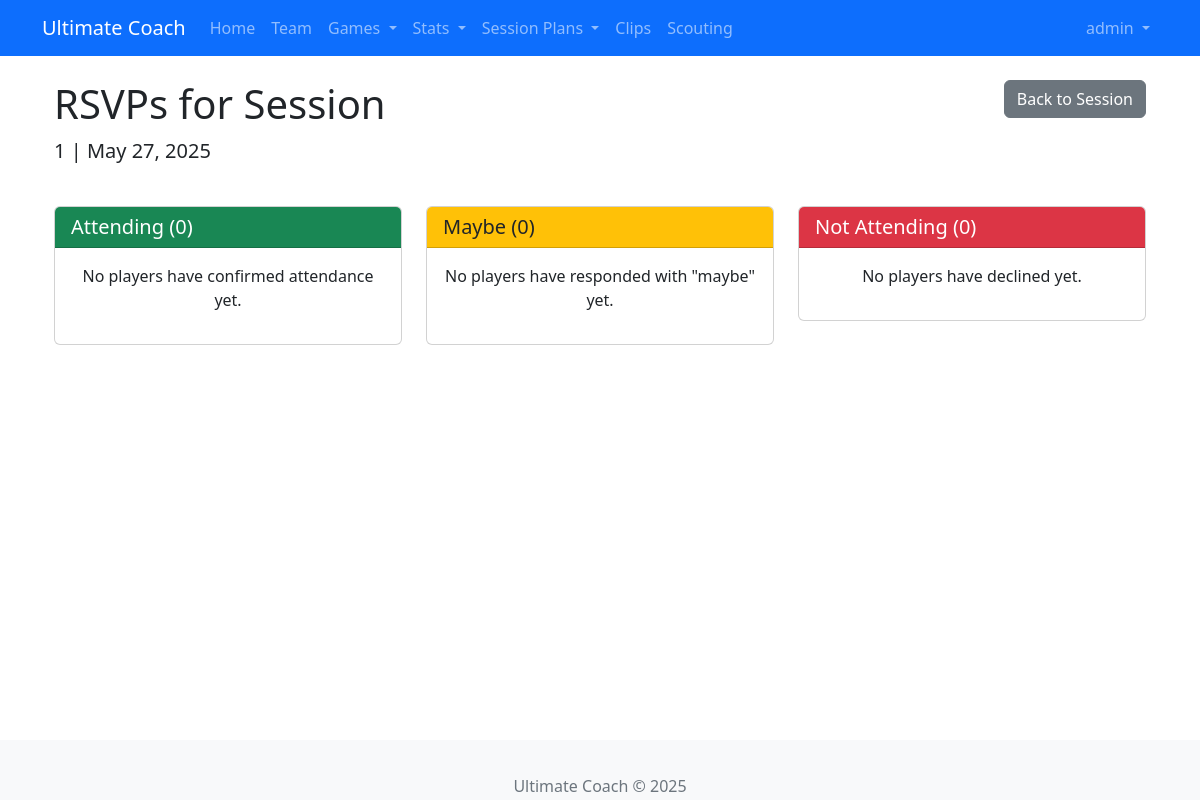
/sessions/1/rsvps (signed in), run on the app's committed database.
### app/models/user.py (models this page shows, shortened)
class User(UserMixin, db.Model):
    id = db.Column(db.Integer, primary_key=True)
    username = db.Column(db.String(64), unique=True, nullable=False)
    email = db.Column(db.String(120), unique=True, nullable=False)
    password_hash = db.Column(db.String(128))
    role = db.Column(db.String(20), default='user')  # Add this line
    is_admin = db.Column(db.Boolean, default=False)
    created_at = db.Column(db.DateTime, default=datetime.utcnow)
    created_drills = db.relationship('SavedDrill', backref='creator', lazy='dynamic')
    player_profile = db.relationship('Player', back_populates='user_account', uselist=False)

### app/models/session.py (models this page shows, shortened)
class SessionPlan(db.Model):
    id = db.Column(db.Integer, primary_key=True)
    title = db.Column(db.String(100), nullable=False)
    date = db.Column(db.Date, nullable=True)
    start_time = db.Column(db.Time, nullable=True)
    end_time = db.Column(db.Time, nullable=True)
    location = db.Column(db.String(100), nullable=True)
    focus_area = db.Column(db.String(100), nullable=True)
    notes = db.Column(db.Text, nullable=True)
    is_recurring = db.Column(db.Boolean, default=False)
    recurrence_pattern = db.Column(db.String(20), nullable=True)
    created_at = db.Column(db.DateTime, default=datetime.utcnow)
    updated_at = db.Column(db.DateTime, default=datetime.utcnow, onupdate=datetime.utcnow)
    components = db.relationship('SessionComponent', back_populates='session',
                               lazy='dynamic', cascade='all, delete-orphan')
    attendances = db.relationship('Attendance', back_populates='session',
                                lazy='dynamic', cascade='all, delete-orphan')
    rsvps = db.relationship('SessionRSVP', back_populates='session',
                           lazy='dynamic', cascade='all, delete-orphan')
    @property
    def formatted_date(self):
        if self.date:
            return self.date.strftime('%B %d, %Y')
        return 'No date set'

### app/routes/session.py (the view)
@bp.route('/<int:session_id>/rsvps')
@login_required
def rsvps(session_id):
    session = SessionPlan.query.get_or_404(session_id)
    attending = SessionRSVP.query.filter_by(session_id=session_id, status='attending').all()
    not_attending = SessionRSVP.query.filter_by(session_id=session_id, status='not_attending').all()
    maybe = SessionRSVP.query.filter_by(session_id=session_id, status='maybe').all()
    return render_template(
        'session/rsvps.html',
        session=session,
        attending=attending,
        not_attending=not_attending,
        maybe=maybe
    )

### app/models/user.py (called while the page is built)
@login.user_loader
def load_user(id):
    return User.query.get(int(id))

### app/routes/session.py (called while the page is built)
@bp.before_request
def before_request():
    if 'static' in request.path:
        current_app.logger.debug(f"Static file request: {request.path}")

### app/templates/session/rsvps.html
{% extends "base.html" %}
{% block content %}
<div class="container">
    <div class="row mb-4">
        <div class="col-md-8">
            <h1>RSVPs for Session</h1>
            <p class="lead">{{ session.title }} | {{ session.formatted_date }}</p>
        </div>
        <div class="col-md-4 text-end">
            <a href="{{ url_for('session.detail', session_id=session.id) }}" class="btn btn-secondary">Back to Session</a>
        </div>
    </div>
    <div class="row">
        <div class="col-md-4">
            <div class="card">
                <div class="card-header bg-success text-white">
                    <h5 class="mb-0">Attending ({{ attending|length }})</h5>
                </div>
                <div class="card-body">
                    {% if attending %}
                    <ul class="list-group">
                        {% for rsvp in attending %}
                        <li class="list-group-item">
                            <div class="d-flex justify-content-between align-items-center">
                                <div>
                                    <strong>{{ rsvp.player.name }}</strong>
                                    {% if rsvp.player.jersey_number %}
                                    <span class="badge bg-secondary">#{{ rsvp.player.jersey_number }}</span>
                                    {% endif %}
                                </div>
                                <span class="badge bg-success">Attending</span>
                            </div>
                            {% if rsvp.notes %}
                            <small class="text-muted">{{ rsvp.notes }}</small>
                            {% endif %}
                        </li>
                        {% endfor %}
                    </ul>
                    {% else %}
                    <p class="text-center">No players have confirmed attendance yet.</p>
                    {% endif %}
                </div>
            </div>
        </div>
        <div class="col-md-4">
            <div class="card">
                <div class="card-header bg-warning text-dark">
                    <h5 class="mb-0">Maybe ({{ maybe|length }})</h5>
                </div>
                <div class="card-body">
                    {% if maybe %}
                    <ul class="list-group">
                        {% for rsvp in maybe %}
                        <li class="list-group-item">
                            <div class="d-flex justify-content-between align-items-center">
                                <div>
                                    <strong>{{ rsvp.player.name }}</strong>
                                    {% if rsvp.player.jersey_number %}
                                    <span class="badge bg-secondary">#{{ rsvp.player.jersey_number }}</span>
                                    {% endif %}
                                </div>
                                <span class="badge bg-warning text-dark">Maybe</span>
                            </div>
                            {% if rsvp.notes %}
                            <small class="text-muted">{{ rsvp.notes }}</small>
                            {% endif %}
                        </li>
                        {% endfor %}
                    </ul>
                    {% else %}
                    <p class="text-center">No players have responded with "maybe" yet.</p>
                    {% endif %}
                </div>
            </div>
        </div>
        <div class="col-md-4">
            <div class="card">
                <div class="card-header bg-danger text-white">
                    <h5 class="mb-0">Not Attending ({{ not_attending|length }})</h5>
                </div>
                <div class="card-body">
                    {% if not_attending %}
                    <ul class="list-group">
                        {% for rsvp in not_attending %}
                        <li class="list-group-item">
                            <div class="d-flex justify-content-between align-items-center">
                                <div>
                                    <strong>{{ rsvp.player.name }}</strong>
                                    {% if rsvp.player.jersey_number %}
                                    <span class="badge bg-secondary">#{{ rsvp.player.jersey_number }}</span>
                                    {% endif %}
                                </div>
                                <span class="badge bg-danger">Not Attending</span>
                            </div>
                            {% if rsvp.notes %}
                            <small class="text-muted">{{ rsvp.notes }}</small>
                            {% endif %}
                        </li>
                        {% endfor %}
                    </ul>
                    {% else %}
                    <p class="text-center">No players have declined yet.</p>
                    {% endif %}
                </div>
            </div>
        </div>
    </div>
</div>
{% endblock %}

### app/templates/base.html (shortened to what this page needs)
<!DOCTYPE html>
<html lang="en">
<head>
    <link rel="stylesheet" href="https://cdn.jsdelivr.net/npm/bootstrap@5.2.3/dist/css/bootstrap.min.css">
    <link rel="stylesheet" href="https://cdn.jsdelivr.net/npm/bootstrap-icons@1.10.5/font/bootstrap-icons.css">
    <link rel="stylesheet" href="{{ url_for('static', filename='css/main.css') }}">
</head>
<body>
    <nav class="navbar navbar-expand-lg navbar-dark bg-primary">
        <div class="container">
            <a class="navbar-brand" href="{{ url_for('main.index') }}">Ultimate Coach</a>
            <div class="collapse navbar-collapse" id="navbarNav">
                <ul class="navbar-nav me-auto">
                    <li class="nav-item">
                        <a class="nav-link" href="{{ url_for('main.index') }}"
                           data-bs-toggle="tooltip" data-bs-placement="bottom"
                           title="Return to homepage">Home</a>
                    </li>
                    <li class="nav-item">
                        <a class="nav-link" href="{{ url_for('team.index') }}"
                           data-bs-toggle="tooltip" data-bs-placement="bottom"
                           title="Manage team roster">Team</a>
                    </li>
                    <li class="nav-item dropdown">
                        <a class="nav-link dropdown-toggle" href="#" id="gamesDropdown"
                           role="button" data-bs-toggle="dropdown" aria-expanded="false"
                           data-bs-toggle="tooltip" data-bs-placement="bottom"
                           title="Manage games and tournaments">
                            Games
                        </a>
                    </li>
                    <li class="nav-item dropdown">
                        <a class="nav-link dropdown-toggle" href="#" id="statsDropdown"
                           role="button" data-bs-toggle="dropdown" aria-expanded="false"
                           data-bs-toggle="tooltip" data-bs-placement="bottom"
                           title="View comprehensive statistics and analytics">
                            Stats
                        </a>
                    </li>
                    <li class="nav-item dropdown">
                        <a class="nav-link dropdown-toggle" href="#" role="button" data-bs-toggle="dropdown">
                            Session Plans
                        </a>
                    </li>
                    <li class="nav-item">
                        <a class="nav-link" href="{{ url_for('clip.index') }}"
                           data-bs-toggle="tooltip" data-bs-placement="bottom"
                           title="Manage video clips">Clips</a>
                    </li>
                    <li class="nav-item">
                        <a class="nav-link" href="{{ url_for('scouting.index') }}"
                           data-bs-toggle="tooltip" data-bs-placement="bottom"
                           title="View scouting reports">Scouting</a>
                    </li>
                </ul>
                {% if current_user.is_authenticated %}
                <ul class="navbar-nav">
                    <li class="nav-item dropdown">
                        <a class="nav-link dropdown-toggle" href="#" id="userDropdown"
                           role="button" data-bs-toggle="dropdown" aria-expanded="false">
                            {{ current_user.username }}
                        </a>
                    </li>
                </ul>
                {% endif %}
            </div>
        </div>
    </nav>
    <div class="container mt-4">
        {% block content %}{% endblock %}
    </div>
    <footer class="footer mt-5 py-3 bg-light">
        <div class="container text-center">
            <span class="text-muted">Ultimate Coach &copy; 2025</span>
        </div>
    </footer>
</body>
</html>

### app/static/css/main.css (style rules this page uses)
body { padding-bottom: 60px; }
.footer { position: fixed; bottom: 0; width: 100%; height: 60px; line-height: 60px; background-color: #f5f5f5; }

### data on the page
User: username "admin"
SessionPlan: title "1", formatted_date "May 27, 2025"

### other printed values
{{ attending|length }} "0"
{{ maybe|length }} "0"
{{ not_attending|length }} "0"
